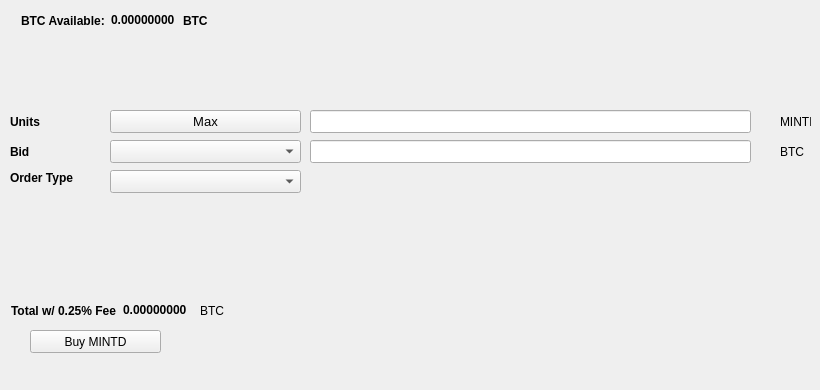
   <widget class="QWidget" name="BuyTab">
    <attribute name="title">
     <string>Buy</string>
    </attribute>
    <widget class="QPushButton" name="BuyMINTD">
     <property name="geometry">
      <rect>
       <x>30</x>
       <y>330</y>
       <width>131</width>
       <height>23</height>
      </rect>
     </property>
     <property name="text">
      <string>Buy MINTD</string>
     </property>
     <property name="icon">
      <iconset resource="../mintd.qrc">
       <normaloff>:/icons/bitcoin</normaloff>:/icons/bitcoin</iconset>
     </property>
    </widget>
    <widget class="QLabel" name="label_3">
     <property name="geometry">
      <rect>
       <x>10</x>
       <y>110</y>
       <width>46</width>
       <height>23</height>
      </rect>
     </property>
     <property name="font">
      <font>
       <weight>75</weight>
       <bold>true</bold>
      </font>
     </property>
     <property name="text">
      <string>Units</string>
     </property>
    </widget>
    <widget class="QLineEdit" name="UnitsInput">
     <property name="geometry">
      <rect>
       <x>310</x>
       <y>110</y>
       <width>441</width>
       <height>23</height>
      </rect>
     </property>
     <property name="font">
      <font>
       <pointsize>9</pointsize>
       <weight>75</weight>
       <bold>true</bold>
      </font>
     </property>
    </widget>
    <widget class="QLineEdit" name="BuyBidPriceEdit">
     <property name="geometry">
      <rect>
       <x>310</x>
       <y>140</y>
       <width>441</width>
       <height>23</height>
      </rect>
     </property>
     <property name="font">
      <font>
       <pointsize>9</pointsize>
       <weight>75</weight>
       <bold>true</bold>
      </font>
     </property>
    </widget>
    <widget class="QLabel" name="label_4">
     <property name="geometry">
      <rect>
       <x>780</x>
       <y>110</y>
       <width>31</width>
       <height>23</height>
      </rect>
     </property>
     <property name="text">
      <string>MINTD</string>
     </property>
    </widget>
    <widget class="QLabel" name="label_5">
     <property name="geometry">
      <rect>
       <x>780</x>
       <y>140</y>
       <width>31</width>
       <height>23</height>
      </rect>
     </property>
     <property name="text">
      <string>BTC</string>
     </property>
    </widget>
    <widget class="QLabel" name="label_6">
     <property name="geometry">
      <rect>
       <x>10</x>
       <y>140</y>
       <width>46</width>
       <height>23</height>
      </rect>
     </property>
     <property name="font">
      <font>
       <weight>75</weight>
       <bold>true</bold>
      </font>
     </property>
     <property name="text">
      <string>Bid</string>
     </property>
    </widget>
    <widget class="QLabel" name="label_7">
     <property name="geometry">
      <rect>
       <x>10</x>
       <y>170</y>
       <width>91</width>
       <height>16</height>
      </rect>
     </property>
     <property name="font">
      <font>
       <weight>75</weight>
       <bold>true</bold>
      </font>
     </property>
     <property name="text">
      <string>Order Type</string>
     </property>
    </widget>
    <widget class="QPushButton" name="Buy_Max_Amount">
     <property name="geometry">
      <rect>
       <x>110</x>
       <y>110</y>
       <width>191</width>
       <height>23</height>
      </rect>
     </property>
     <property name="font">
      <font>
       <pointsize>10</pointsize>
      </font>
     </property>
     <property name="text">
      <string>Max</string>
     </property>
    </widget>
    <widget class="QComboBox" name="BuyBidcomboBox">
     <property name="geometry">
      <rect>
       <x>110</x>
       <y>140</y>
       <width>191</width>
       <height>23</height>
      </rect>
     </property>
     <property name="font">
      <font>
       <pointsize>10</pointsize>
      </font>
     </property>
    </widget>
    <widget class="QComboBox" name="buyOrdertypeCombo">
     <property name="geometry">
      <rect>
       <x>110</x>
       <y>170</y>
       <width>191</width>
       <height>23</height>
      </rect>
     </property>
     <property name="font">
      <font>
       <pointsize>10</pointsize>
      </font>
     </property>
    </widget>
    <widget class="QWidget" name="layoutWidget1">
     <property name="geometry">
      <rect>
       <x>21</x>
       <y>11</y>
       <width>227</width>
       <height>19</height>
      </rect>
     </property>
     <layout class="QHBoxLayout" name="horizontalLayout_3">
      <item>
       <widget class="QLabel" name="label232">
        <property name="font">
         <font>
          <weight>75</weight>
          <bold>true</bold>
         </font>
        </property>
        <property name="text">
         <string>BTC Available:</string>
        </property>
       </widget>
      </item>
      <item>
       <widget class="QLabel" name="BtcAvailableLbl">
        <property name="palette">
         <palette>
          <active>
           <colorrole role="WindowText">
            <brush brushstyle="SolidPattern">
             <color alpha="255">
              <red>0</red>
              <green>0</green>
              <blue>0</blue>
             </color>
            </brush>
           </colorrole>
           <colorrole role="Button">
            <brush brushstyle="SolidPattern">
             <color alpha="255">
              <red>0</red>
              <green>170</green>
              <blue>0</blue>
             </color>
            </brush>
           </colorrole>
           <colorrole role="Light">
            <brush brushstyle="SolidPattern">
             <color alpha="255">
              <red>0</red>
              <green>255</green>
              <blue>0</blue>
             </color>
            </brush>
           </colorrole>
           <colorrole role="Midlight">
            <brush brushstyle="SolidPattern">
             <color alpha="255">
              <red>0</red>
              <green>212</green>
              <blue>0</blue>
             </color>
            </brush>
           </colorrole>
           <colorrole role="Dark">
            <brush brushstyle="SolidPattern">
             <color alpha="255">
              <red>0</red>
              <green>85</green>
              <blue>0</blue>
             </color>
            </brush>
           </colorrole>
           <colorrole role="Mid">
            <brush brushstyle="SolidPattern">
             <color alpha="255">
              <red>0</red>
              <green>113</green>
              <blue>0</blue>
             </color>
            </brush>
           </colorrole>
           <colorrole role="Text">
            <brush brushstyle="SolidPattern">
             <color alpha="255">
              <red>0</red>
              <green>170</green>
              <blue>0</blue>
             </color>
            </brush>
           </colorrole>
           <colorrole role="BrightText">
            <brush brushstyle="SolidPattern">
             <color alpha="255">
              <red>255</red>
              <green>255</green>
              <blue>255</blue>
             </color>
            </brush>
           </colorrole>
           <colorrole role="ButtonText">
            <brush brushstyle="SolidPattern">
             <color alpha="255">
              <red>0</red>
              <green>0</green>
              <blue>0</blue>
             </color>
            </brush>
           </colorrole>
           <colorrole role="Base">
            <brush brushstyle="SolidPattern">
             <color alpha="255">
              <red>255</red>
              <green>255</green>
              <blue>255</blue>
             </color>
            </brush>
           </colorrole>
           <colorrole role="Window">
            <brush brushstyle="SolidPattern">
             <color alpha="255">
              <red>0</red>
              <green>170</green>
              <blue>0</blue>
             </color>
            </brush>
           </colorrole>
           <colorrole role="Shadow">
            <brush brushstyle="SolidPattern">
             <color alpha="255">
              <red>0</red>
              <green>0</green>
              <blue>0</blue>
             </color>
            </brush>
           </colorrole>
           <colorrole role="AlternateBase">
            <brush brushstyle="SolidPattern">
             <color alpha="255">
              <red>127</red>
              <green>212</green>
              <blue>127</blue>
             </color>
            </brush>
           </colorrole>
           <colorrole role="ToolTipBase">
            <brush brushstyle="SolidPattern">
             <color alpha="255">
              <red>255</red>
              <green>255</green>
              <blue>220</blue>
             </color>
            </brush>
           </colorrole>
           <colorrole role="ToolTipText">
            <brush brushstyle="SolidPattern">
             <color alpha="255">
              <red>0</red>
              <green>0</green>
              <blue>0</blue>
             </color>
            </brush>
           </colorrole>
          </active>
          <inactive>
           <colorrole role="WindowText">
            <brush brushstyle="SolidPattern">
             <color alpha="255">
              <red>0</red>
              <green>0</green>
              <blue>0</blue>
             </color>
            </brush>
           </colorrole>
           <colorrole role="Button">
            <brush brushstyle="SolidPattern">
             <color alpha="255">
              <red>0</red>
              <green>170</green>
              <blue>0</blue>
             </color>
            </brush>
           </colorrole>
           <colorrole role="Light">
            <brush brushstyle="SolidPattern">
             <color alpha="255">
              <red>0</red>
              <green>255</green>
              <blue>0</blue>
             </color>
            </brush>
           </colorrole>
           <colorrole role="Midlight">
            <brush brushstyle="SolidPattern">
             <color alpha="255">
              <red>0</red>
              <green>212</green>
              <blue>0</blue>
             </color>
            </brush>
           </colorrole>
           <colorrole role="Dark">
            <brush brushstyle="SolidPattern">
             <color alpha="255">
              <red>0</red>
              <green>85</green>
              <blue>0</blue>
             </color>
            </brush>
           </colorrole>
           <colorrole role="Mid">
            <brush brushstyle="SolidPattern">
             <color alpha="255">
              <red>0</red>
              <green>113</green>
              <blue>0</blue>
             </color>
            </brush>
           </colorrole>
           <colorrole role="Text">
            <brush brushstyle="SolidPattern">
             <color alpha="255">
              <red>0</red>
              <green>170</green>
              <blue>0</blue>
             </color>
            </brush>
           </colorrole>
           <colorrole role="BrightText">
            <brush brushstyle="SolidPattern">
             <color alpha="255">
              <red>255</red>
              <green>255</green>
              <blue>255</blue>
             </color>
            </brush>
           </colorrole>
           <colorrole role="ButtonText">
            <brush brushstyle="SolidPattern">
             <color alpha="255">
              <red>0</red>
              <green>0</green>
              <blue>0</blue>
             </color>
            </brush>
           </colorrole>
           <colorrole role="Base">
            <brush brushstyle="SolidPattern">
             <color alpha="255">
              <red>255</red>
              <green>255</green>
              <blue>255</blue>
             </color>
            </brush>
           </colorrole>
           <colorrole role="Window">
            <brush brushstyle="SolidPattern">
             <color alpha="255">
              <red>0</red>
              <green>170</green>
              <blue>0</blue>
             </color>
            </brush>
           </colorrole>
           <colorrole role="Shadow">
            <brush brushstyle="SolidPattern">
             <color alpha="255">
              <red>0</red>
              <green>0</green>
              <blue>0</blue>
             </color>
            </brush>
           </colorrole>
           <colorrole role="AlternateBase">
            <brush brushstyle="SolidPattern">
             <color alpha="255">
              <red>127</red>
              <green>212</green>
              <blue>127</blue>
             </color>
            </brush>
           </colorrole>
           <colorrole role="ToolTipBase">
            <brush brushstyle="SolidPattern">
             <color alpha="255">
              <red>255</red>
              <green>255</green>
              <blue>220</blue>
             </color>
            </brush>
           </colorrole>
           <colorrole role="ToolTipText">
            <brush brushstyle="SolidPattern">
             <color alpha="255">
              <red>0</red>
              <green>0</green>
              <blue>0</blue>
             </color>
            </brush>
           </colorrole>
          </inactive>
          <disabled>
           <colorrole role="WindowText">
            <brush brushstyle="SolidPattern">
             <color alpha="255">
              <red>0</red>
              <green>85</green>
              <blue>0</blue>
             </color>
            </brush>
           </colorrole>
           <colorrole role="Button">
            <brush brushstyle="SolidPattern">
             <color alpha="255">
              <red>0</red>
              <green>170</green>
              <blue>0</blue>
             </color>
            </brush>
           </colorrole>
           <colorrole role="Light">
            <brush brushstyle="SolidPattern">
             <color alpha="255">
              <red>0</red>
              <green>255</green>
              <blue>0</blue>
             </color>
            </brush>
           </colorrole>
           <colorrole role="Midlight">
            <brush brushstyle="SolidPattern">
             <color alpha="255">
              <red>0</red>
              <green>212</green>
              <blue>0</blue>
             </color>
            </brush>
           </colorrole>
           <colorrole role="Dark">
            <brush brushstyle="SolidPattern">
             <color alpha="255">
              <red>0</red>
              <green>85</green>
              <blue>0</blue>
             </color>
            </brush>
           </colorrole>
           <colorrole role="Mid">
            <brush brushstyle="SolidPattern">
             <color alpha="255">
              <red>0</red>
              <green>113</green>
              <blue>0</blue>
             </color>
            </brush>
           </colorrole>
           <colorrole role="Text">
            <brush brushstyle="SolidPattern">
             <color alpha="255">
              <red>0</red>
              <green>85</green>
              <blue>0</blue>
             </color>
            </brush>
           </colorrole>
           <colorrole role="BrightText">
            <brush brushstyle="SolidPattern">
             <color alpha="255">
              <red>255</red>
              <green>255</green>
              <blue>255</blue>
             </color>
            </brush>
           </colorrole>
           <colorrole role="ButtonText">
            <brush brushstyle="SolidPattern">
             <color alpha="255">
              <red>0</red>
              <green>85</green>
              <blue>0</blue>
             </color>
            </brush>
           </colorrole>
           <colorrole role="Base">
            <brush brushstyle="SolidPattern">
             <color alpha="255">
              <red>0</red>
              <green>170</green>
              <blue>0</blue>
             </color>
            </brush>
           </colorrole>
           <colorrole role="Window">
            <brush brushstyle="SolidPattern">
             <color alpha="255">
              <red>0</red>
              <green>170</green>
              <blue>0</blue>
             </color>
            </brush>
           </colorrole>
           <colorrole role="Shadow">
            <brush brushstyle="SolidPattern">
             <color alpha="255">
              <red>0</red>
              <green>0</green>
              <blue>0</blue>
             </color>
            </brush>
           </colorrole>
           <colorrole role="AlternateBase">
            <brush brushstyle="SolidPattern">
             <color alpha="255">
              <red>0</red>
              <green>170</green>
              <blue>0</blue>
             </color>
            </brush>
           </colorrole>
           <colorrole role="ToolTipBase">
            <brush brushstyle="SolidPattern">
             <color alpha="255">
              <red>255</red>
              <green>255</green>
              <blue>220</blue>
             </color>
            </brush>
           </colorrole>
           <colorrole role="ToolTipText">
            <brush brushstyle="SolidPattern">
             <color alpha="255">
              <red>0</red>
              <green>0</green>
              <blue>0</blue>
             </color>
            </brush>
           </colorrole>
          </disabled>
         </palette>
        </property>
        <property name="font">
         <font>
          <weight>75</weight>
          <bold>true</bold>
         </font>
        </property>
        <property name="text">
         <string>0.00000000</string>
        </property>
        <property name="textInteractionFlags">
         <set>Qt::LinksAccessibleByMouse|Qt::TextSelectableByKeyboard|Qt::TextSelectableByMouse</set>
        </property>
       </widget>
      </item>
      <item>
       <widget class="QLabel" name="BtcAvailableLbl_2">
        <property name="font">
         <font>
          <weight>75</weight>
          <bold>true</bold>
         </font>
        </property>
        <property name="text">
         <string>BTC</string>
        </property>
       </widget>
      </item>
     </layout>
    </widget>
    <widget class="QWidget" name="layoutWidge2">
     <property name="geometry">
      <rect>
       <x>11</x>
       <y>301</y>
       <width>259</width>
       <height>19</height>
      </rect>
     </property>
     <layout class="QHBoxLayout" name="horizontalLayout_4">
      <item>
       <widget class="QLabel" name="label_9">
        <property name="font">
         <font>
          <weight>75</weight>
          <bold>true</bold>
         </font>
        </property>
        <property name="text">
         <string>Total w/ 0.25% Fee</string>
        </property>
       </widget>
      </item>
      <item>
       <widget class="QLabel" name="BuyCostLabel">
        <property name="palette">
         <palette>
          <active>
           <colorrole role="WindowText">
            <brush brushstyle="SolidPattern">
             <color alpha="255">
              <red>0</red>
              <green>0</green>
              <blue>0</blue>
             </color>
            </brush>
           </colorrole>
           <colorrole role="Button">
            <brush brushstyle="SolidPattern">
             <color alpha="255">
              <red>0</red>
              <green>170</green>
              <blue>0</blue>
             </color>
            </brush>
           </colorrole>
           <colorrole role="Light">
            <brush brushstyle="SolidPattern">
             <color alpha="255">
              <red>0</red>
              <green>255</green>
              <blue>0</blue>
             </color>
            </brush>
           </colorrole>
           <colorrole role="Midlight">
            <brush brushstyle="SolidPattern">
             <color alpha="255">
              <red>0</red>
              <green>212</green>
              <blue>0</blue>
             </color>
            </brush>
           </colorrole>
           <colorrole role="Dark">
            <brush brushstyle="SolidPattern">
             <color alpha="255">
              <red>0</red>
              <green>85</green>
              <blue>0</blue>
             </color>
            </brush>
           </colorrole>
           <colorrole role="Mid">
            <brush brushstyle="SolidPattern">
             <color alpha="255">
              <red>0</red>
              <green>113</green>
              <blue>0</blue>
             </color>
            </brush>
           </colorrole>
           <colorrole role="Text">
            <brush brushstyle="SolidPattern">
             <color alpha="255">
              <red>0</red>
              <green>170</green>
              <blue>0</blue>
             </color>
            </brush>
           </colorrole>
           <colorrole role="BrightText">
            <brush brushstyle="SolidPattern">
             <color alpha="255">
              <red>255</red>
              <green>255</green>
              <blue>255</blue>
             </color>
            </brush>
           </colorrole>
           <colorrole role="ButtonText">
            <brush brushstyle="SolidPattern">
             <color alpha="255">
              <red>0</red>
              <green>0</green>
              <blue>0</blue>
             </color>
            </brush>
           </colorrole>
           <colorrole role="Base">
            <brush brushstyle="SolidPattern">
             <color alpha="255">
              <red>255</red>
              <green>255</green>
              <blue>255</blue>
             </color>
            </brush>
           </colorrole>
           <colorrole role="Window">
            <brush brushstyle="SolidPattern">
             <color alpha="255">
              <red>0</red>
              <green>170</green>
              <blue>0</blue>
             </color>
            </brush>
           </colorrole>
           <colorrole role="Shadow">
            <brush brushstyle="SolidPattern">
             <color alpha="255">
              <red>0</red>
              <green>0</green>
              <blue>0</blue>
             </color>
            </brush>
           </colorrole>
           <colorrole role="AlternateBase">
            <brush brushstyle="SolidPattern">
             <color alpha="255">
              <red>127</red>
              <green>212</green>
              <blue>127</blue>
             </color>
            </brush>
           </colorrole>
           <colorrole role="ToolTipBase">
            <brush brushstyle="SolidPattern">
             <color alpha="255">
              <red>255</red>
              <green>255</green>
              <blue>220</blue>
             </color>
            </brush>
           </colorrole>
           <colorrole role="ToolTipText">
            <brush brushstyle="SolidPattern">
             <color alpha="255">
              <red>0</red>
              <green>0</green>
              <blue>0</blue>
             </color>
            </brush>
           </colorrole>
          </active>
          <inactive>
           <colorrole role="WindowText">
            <brush brushstyle="SolidPattern">
             <color alpha="255">
              <red>0</red>
              <green>0</green>
              <blue>0</blue>
             </color>
            </brush>
           </colorrole>
           <colorrole role="Button">
            <brush brushstyle="SolidPattern">
             <color alpha="255">
              <red>0</red>
              <green>170</green>
              <blue>0</blue>
             </color>
            </brush>
           </colorrole>
           <colorrole role="Light">
            <brush brushstyle="SolidPattern">
             <color alpha="255">
              <red>0</red>
              <green>255</green>
              <blue>0</blue>
             </color>
            </brush>
           </colorrole>
           <colorrole role="Midlight">
            <brush brushstyle="SolidPattern">
             <color alpha="255">
              <red>0</red>
              <green>212</green>
              <blue>0</blue>
             </color>
            </brush>
           </colorrole>
           <colorrole role="Dark">
            <brush brushstyle="SolidPattern">
             <color alpha="255">
              <red>0</red>
              <green>85</green>
              <blue>0</blue>
             </color>
            </brush>
           </colorrole>
           <colorrole role="Mid">
            <brush brushstyle="SolidPattern">
             <color alpha="255">
              <red>0</red>
              <green>113</green>
              <blue>0</blue>
             </color>
            </brush>
           </colorrole>
           <colorrole role="Text">
            <brush brushstyle="SolidPattern">
             <color alpha="255">
              <red>0</red>
              <green>170</green>
              <blue>0</blue>
             </color>
            </brush>
           </colorrole>
           <colorrole role="BrightText">
            <brush brushstyle="SolidPattern">
             <color alpha="255">
              <red>255</red>
              <green>255</green>
              <blue>255</blue>
             </color>
            </brush>
           </colorrole>
           <colorrole role="ButtonText">
            <brush brushstyle="SolidPattern">
             <color alpha="255">
              <red>0</red>
              <green>0</green>
              <blue>0</blue>
             </color>
            </brush>
           </colorrole>
           <colorrole role="Base">
            <brush brushstyle="SolidPattern">
             <color alpha="255">
              <red>255</red>
              <green>255</green>
              <blue>255</blue>
             </color>
            </brush>
           </colorrole>
           <colorrole role="Window">
            <brush brushstyle="SolidPattern">
             <color alpha="255">
              <red>0</red>
              <green>170</green>
              <blue>0</blue>
             </color>
            </brush>
           </colorrole>
           <colorrole role="Shadow">
            <brush brushstyle="SolidPattern">
             <color alpha="255">
              <red>0</red>
              <green>0</green>
              <blue>0</blue>
             </color>
            </brush>
           </colorrole>
           <colorrole role="AlternateBase">
            <brush brushstyle="SolidPattern">
             <color alpha="255">
              <red>127</red>
              <green>212</green>
              <blue>127</blue>
             </color>
            </brush>
           </colorrole>
           <colorrole role="ToolTipBase">
            <brush brushstyle="SolidPattern">
             <color alpha="255">
              <red>255</red>
              <green>255</green>
              <blue>220</blue>
             </color>
            </brush>
           </colorrole>
           <colorrole role="ToolTipText">
            <brush brushstyle="SolidPattern">
             <color alpha="255">
              <red>0</red>
              <green>0</green>
              <blue>0</blue>
             </color>
            </brush>
           </colorrole>
          </inactive>
          <disabled>
           <colorrole role="WindowText">
            <brush brushstyle="SolidPattern">
             <color alpha="255">
              <red>0</red>
              <green>85</green>
              <blue>0</blue>
             </color>
            </brush>
           </colorrole>
           <colorrole role="Button">
            <brush brushstyle="SolidPattern">
             <color alpha="255">
              <red>0</red>
              <green>170</green>
              <blue>0</blue>
             </color>
            </brush>
           </colorrole>
           <colorrole role="Light">
            <brush brushstyle="SolidPattern">
             <color alpha="255">
              <red>0</red>
              <green>255</green>
              <blue>0</blue>
             </color>
            </brush>
           </colorrole>
           <colorrole role="Midlight">
            <brush brushstyle="SolidPattern">
             <color alpha="255">
              <red>0</red>
              <green>212</green>
              <blue>0</blue>
             </color>
            </brush>
           </colorrole>
           <colorrole role="Dark">
            <brush brushstyle="SolidPattern">
             <color alpha="255">
              <red>0</red>
              <green>85</green>
              <blue>0</blue>
             </color>
            </brush>
           </colorrole>
           <colorrole role="Mid">
            <brush brushstyle="SolidPattern">
             <color alpha="255">
              <red>0</red>
              <green>113</green>
              <blue>0</blue>
             </color>
            </brush>
           </colorrole>
           <colorrole role="Text">
            <brush brushstyle="SolidPattern">
             <color alpha="255">
              <red>0</red>
              <green>85</green>
              <blue>0</blue>
             </color>
            </brush>
           </colorrole>
           <colorrole role="BrightText">
            <brush brushstyle="SolidPattern">
             <color alpha="255">
              <red>255</red>
              <green>255</green>
              <blue>255</blue>
             </color>
            </brush>
           </colorrole>
           <colorrole role="ButtonText">
            <brush brushstyle="SolidPattern">
             <color alpha="255">
              <red>0</red>
              <green>85</green>
              <blue>0</blue>
             </color>
            </brush>
           </colorrole>
           <colorrole role="Base">
            <brush brushstyle="SolidPattern">
             <color alpha="255">
              <red>0</red>
              <green>170</green>
              <blue>0</blue>
             </color>
            </brush>
           </colorrole>
           <colorrole role="Window">
            <brush brushstyle="SolidPattern">
             <color alpha="255">
              <red>0</red>
              <green>170</green>
              <blue>0</blue>
             </color>
            </brush>
           </colorrole>
           <colorrole role="Shadow">
            <brush brushstyle="SolidPattern">
             <color alpha="255">
              <red>0</red>
              <green>0</green>
              <blue>0</blue>
             </color>
            </brush>
           </colorrole>
           <colorrole role="AlternateBase">
            <brush brushstyle="SolidPattern">
             <color alpha="255">
              <red>0</red>
              <green>170</green>
              <blue>0</blue>
             </color>
            </brush>
           </colorrole>
           <colorrole role="ToolTipBase">
            <brush brushstyle="SolidPattern">
             <color alpha="255">
              <red>255</red>
              <green>255</green>
              <blue>220</blue>
             </color>
            </brush>
           </colorrole>
           <colorrole role="ToolTipText">
            <brush brushstyle="SolidPattern">
             <color alpha="255">
              <red>0</red>
              <green>0</green>
              <blue>0</blue>
             </color>
            </brush>
           </colorrole>
          </disabled>
         </palette>
        </property>
        <property name="font">
         <font>
          <weight>75</weight>
          <bold>true</bold>
         </font>
        </property>
        <property name="autoFillBackground">
         <bool>false</bool>
        </property>
        <property name="text">
         <string>0.00000000</string>
        </property>
        <property name="textInteractionFlags">
         <set>Qt::LinksAccessibleByMouse|Qt::TextSelectableByMouse</set>
        </property>
       </widget>
      </item>
      <item>
       <widget class="QLabel" name="label_10">
        <property name="font">
         <font>
          <weight>50</weight>
          <bold>false</bold>
         </font>
        </property>
        <property name="text">
         <string>BTC</string>
        </property>
       </widget>
      </item>
     </layout>
    </widget>
    <widget class="QLabel" name="label_24">
     <property name="geometry">
      <rect>
       <x>460</x>
       <y>300</y>
       <width>281</width>
       <height>81</height>
      </rect>
     </property>
     <property name="text">
      <string/>
     </property>
     <property name="pixmap">
      <pixmap>:/images/bittrex</pixmap>
     </property>
    </widget>
   </widget>
